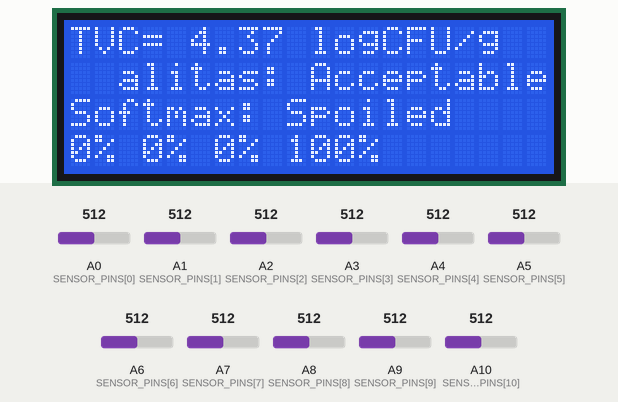
The sketch below on a simulated Arduino Mega 2560, built with avr-gcc and run on an emulated ATmega2560. On the bench: 20×4 character LCD. The inputs (shaded band) are chosen by the test bench; at power-on: A3 (SENSOR_PINS[3]) = 512, A6 (SENSOR_PINS[6]) = 512, A2 (SENSOR_PINS[2]) = 512, A0 (SENSOR_PINS[0]) = 512, A1 (SENSOR_PINS[1]) = 512, A4 (SENSOR_PINS[4]) = 512, A5 (SENSOR_PINS[5]) = 512, A7 (SENSOR_PINS[7]) = 512, A8 (SENSOR_PINS[8]) = 512, A9 (SENSOR_PINS[9]) = 512, A10 (SENSOR_PINS[10]) = 512. What the sketch prints to the serial monitor is not drawn.

Above: at 1.9 s.
2.0 s: A3 (SENSOR_PINS[3]) set to 563
At 2.6 s:
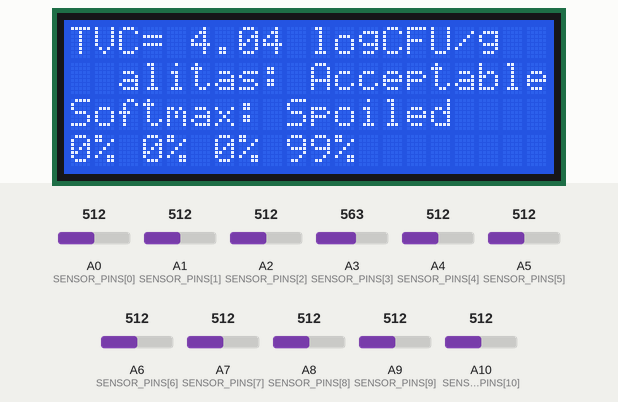
3.7 s: A3 (SENSOR_PINS[3]) set to 579
At 4.7 s:
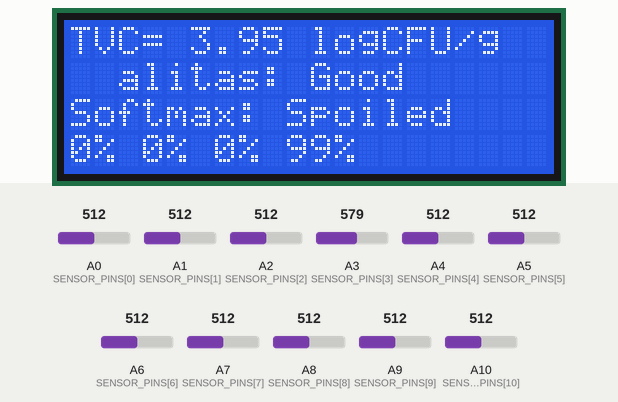
5.6 s: A6 (SENSOR_PINS[6]) set to 647
At 7.7 s:
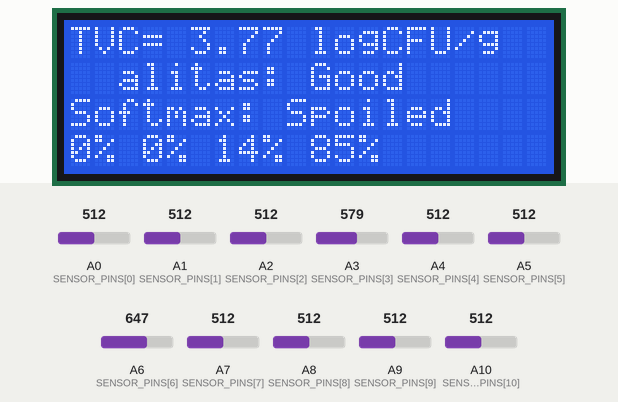
8.7 s: A6 (SENSOR_PINS[6]) set to 676
At 10.0 s:
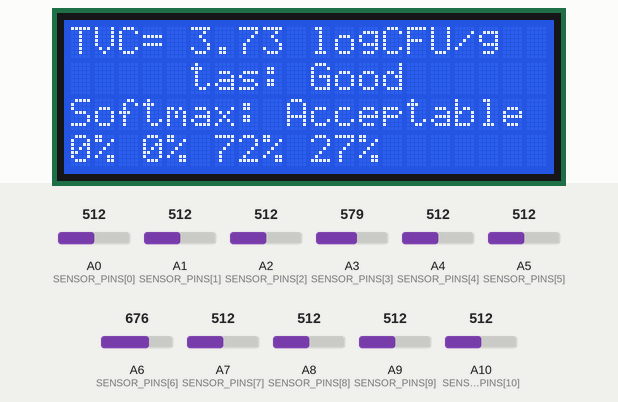
10.3 s: A2 (SENSOR_PINS[2]) set to 716
At 11.7 s:
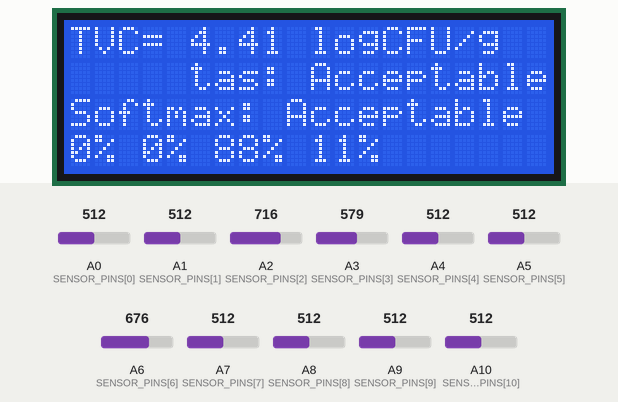
12.2 s: A0 (SENSOR_PINS[0]) set to 542
At 13.6 s:
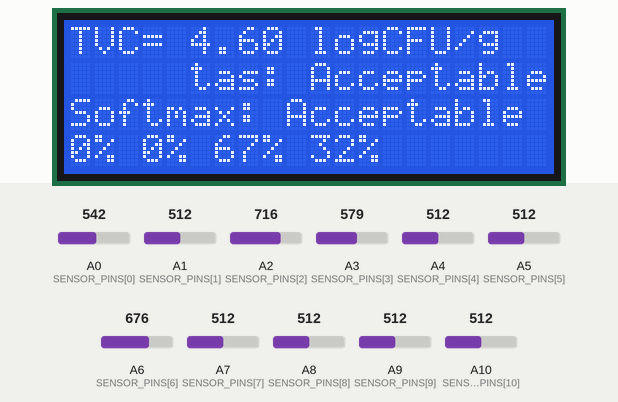
14.5 s: A0 (SENSOR_PINS[0]) set to 558
Timing chart, 0 to 17.5 s (numbered marks = the images above; inputs shaded):
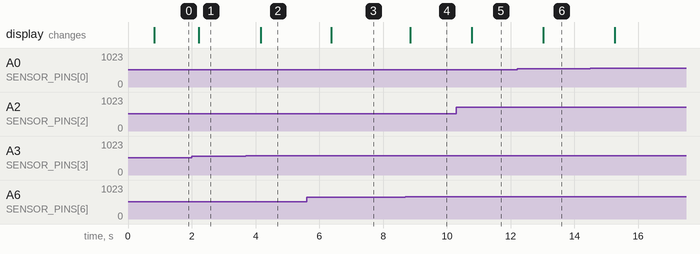

Measured:
- the behaviour switches between 569 and 570 on A3 (SENSOR_PINS[3]) (found by bisection; images 1 and 2)
- the behaviour switches between 665 and 666 on A6 (SENSOR_PINS[6]) (found by bisection; images 3 and 4)
- after the input at 2.0 s, the display: changes after 0.22 s (image 1)
- after the input at 3.7 s, the display: changes after 0.47 s (image 2)
- after the input at 5.6 s, the display: changes after 0.77 s (image 3)
- after the input at 8.7 s, the display: changes after 0.15 s (image 4)
- after the input at 10.3 s, the display: changes after 0.49 s (image 5)
- after the input at 12.2 s, the display: changes after 0.83 s (image 6)

The sketch:

MeatQuality_NN_Arduino.ino
```cpp
/* ============================================================================
 *  MeatQuality_NN.ino
 *  ---------------------------------------------------------------------------
 *  RP Ganjil - SISTEM PREDIKSI KUALITAS DAGING BERBASIS ELECTRONIC NOSE
 *
 *  Implementasi Neural Network hasil training (Python/TensorFlow) ke
 *  Arduino Mega 2560 DENGAN PERHITUNGAN MATRIKS MANUAL - tanpa library
 *  machine learning apa pun (hanya LiquidCrystal.h bawaan Arduino IDE).
 *
 *  ARSITEKTUR (hasil training, lihat model_params.h):
 *      Input      : 11 neuron  (11 sensor MQ)
 *      Hidden     : 20 neuron, aktivasi Sigmoid
 *      Output #1  : 4 neuron,  aktivasi Softmax   -> Excellent/Good/Acceptable/Spoiled
 *      Output #2  : 1 neuron,  aktivasi Linear    -> TVC (log10 CFU/g)
 *
 *  ALUR:
 *      1. analogRead() 11 pin  -> nilai ADC 0..1023
 *      2. konversi      -> nilai sensor (0..60), sama seperti dataset
 *      3. normalisasi   -> x_norm = 2*(x-min)/(max-min) - 1   (rentang -1..1)
 *      4. hidden  : h = sigmoid( W1 . x_norm + b1 )           (matriks 20x11)
 *      5. kelas   : o = softmax( W2 . h + b2 )                (matriks 4x20)
 *      6. TVC     : t = W2t . h + b2t  (linear, 1x20) lalu di-denormalisasi
 *      7. threshold: TVC<3 Excellent, 3-4 Good, 4-5 Acceptable, >=5 Spoiled
 *      8. tampilkan ke LCD 20x4 + Serial Monitor (TX0 pin 1)
 *
 *  PENGUJIAN DI PROTEUS:
 *      - INPUT_MODE 0 : baca 11 potensiometer pada pin A0..A10
 *                        (potensiometer = pengganti sensor MQ)
 *      - INPUT_MODE 1 : pakai nilai TEST_VECTOR dari model_params.h
 *                        (untuk membandingkan hasil persis dengan Python)
 *
 *  LCD 20x4 (mode 4-bit):
 *      RS -> D12, E -> D11, D4 -> D5, D5 -> D4, D6 -> D3, D7 -> D2
 *      RW -> GND, VSS -> GND, VDD -> +5V, V0 -> potensiometer kontras
 *
 *
 *  Sumber parameter: model_params.h (hasil ekspor otomatis dari Python)
 * ==========================================================================*/

#include <LiquidCrystal.h>
#include "model_params.h"

/* ---------------------------------------------------------------------------
 *  KONFIGURASI
 * -------------------------------------------------------------------------*/
#define INPUT_MODE        0      // 0 = potensiometer (Proteus), 1 = TEST_VECTOR
#define USE_BOTH_MODELS   1      // 1 = tampilkan kelas DAN estimasi TVC
#define SERIAL_BAUD       9600
#define SENSOR_SETTLE_MS  300    // jeda setelah ganti mode

/* LCD: RS, E, D4, D5, D6, D7 */
LiquidCrystal lcd(12, 11, 5, 4, 3, 2);

/* ---------------------------------------------------------------------------
 *  VARIABEL GLOBAL
 * -------------------------------------------------------------------------*/
float x_input[NN_N_INPUT];          // nilai sensor mentah (0..60)
float x_norm[NN_N_INPUT];           // hasil normalisasi (-1..1)

float hidden_cls[NN_N_HIDDEN_CLS];  // aktivasi hidden layer model klasifikasi
float prob_cls[NN_N_CLASS];         // probabilitas tiap kelas (softmax)

float hidden_tvc[NN_N_HIDDEN_TVC];  // aktivasi hidden layer model regresi
float tvc_value = 0.0f;             // hasil estimasi TVC (log10 CFU/g)

int   pred_class = 0;               // indeks kelas prediksi (0..3)
unsigned long last_print = 0;

/* ===========================================================================
 *  1. FUNGSI AKTIVASI (ditulis manual, tanpa library)
 * ==========================================================================*/

/* Sigmoid:  s(x) = 1 / (1 + e^-x) */
float sigmoid(float x) {
  return 1.0f / (1.0f + expf(-x));
}

/* ReLU:  r(x) = max(0, x)   -- disediakan bila ingin ganti aktivasi hidden */
float relu(float x) {
  return (x > 0.0f) ? x : 0.0f;
}

/* Softmax untuk array berisi n nilai:  y_i = e^(x_i) / sum(e^(x_j))
 * Trik numerik: kurangi nilai maksimum supaya expf() tidak overflow
 * (di Arduino, expf(>88) = inf). */
void softmax(const float *x, float *y, int n) {
  float xmax = x[0];
  for (int i = 1; i < n; i++) {
    if (x[i] > xmax) xmax = x[i];
  }
  float sum = 0.0f;
  for (int i = 0; i < n; i++) {
    y[i] = expf(x[i] - xmax);
    sum += y[i];
  }
  if (sum <= 0.0f) sum = 1.0f;              // jaga-jaga
  for (int i = 0; i < n; i++) {
    y[i] = y[i] / sum;
  }
}

/* ===========================================================================
 *  2. INPUT SCALING
 *     ADC (0..1023) -> nilai sensor (0..60) -> normalisasi (-1..1)
 * ==========================================================================*/
float adcToSensor(int adc) {
  /* Potensiometer Proteus 0..5 V identik dengan pembacaan sensor 0..60.
     Kalau nanti dipakai sensor MQ asli, ganti baris ini dengan persamaan
     kalibrasi Rs/R0 milik sensor tersebut. */
  return (float)adc * (NN_SENSOR_FULL_SCALE / NN_ADC_FULL_SCALE);
}

float normalizeInput(float value, int i) {
  float range = NORM_MAX[i] - NORM_MIN[i];
  if (range == 0.0f) range = 1.0f;
  return 2.0f * (value - NORM_MIN[i]) / range - 1.0f;
}

void readSensors() {
  for (int i = 0; i < NN_N_INPUT; i++) {
    if (INPUT_MODE == 1) {
      x_input[i] = TEST_VECTOR[i];                    // data uji dari Python
    } else {
      int adc = analogRead(SENSOR_PINS[i]);           // baca potensiometer
      x_input[i] = adcToSensor(adc);
    }
    x_norm[i] = normalizeInput(x_input[i], i);
  }
}

/* ===========================================================================
 *  3. INFERENCE - PERKALIAN MATRIKS MANUAL
 *
 *     Untuk setiap neuron: output = activation( sum(w_i * x_i) + bias )
 *     Loop bersarang di bawah ini PERSIS operasi matriks  o = f(W.x + b).
 * ==========================================================================*/

/* Hidden layer: input 11 -> neuron sebanyak n_hidden, aktivasi sigmoid */
void forwardHidden(const float *in, int n_in, const float W[][NN_N_INPUT],
                   const float *b, int n_hidden, float *out) {
  for (int j = 0; j < n_hidden; j++) {
    float sum = b[j];                          // mulai dari bias
    for (int i = 0; i < n_in; i++) {
      sum += W[j][i] * in[i];                  // akumulasi w * x
    }
    out[j] = sigmoid(sum);                     // fungsi aktivasi manual
  }
}

/* Output layer klasifikasi: n_hidden -> n_class, aktivasi softmax */
void forwardOutputClass(const float *in, int n_in, const float W[][NN_N_HIDDEN_CLS],
                        const float *b, int n_class, float *prob) {
  float z[NN_N_CLASS];
  for (int k = 0; k < n_class; k++) {
    float sum = b[k];
    for (int j = 0; j < n_in; j++) {
      sum += W[k][j] * in[j];
    }
    z[k] = sum;
  }
  softmax(z, prob, n_class);
}

/* Output layer regresi TVC: n_hidden -> 1, aktivasi linear (identitas) */
float forwardOutputTVC(const float *in, int n_in, const float *W,
                       const float *b) {
  float sum = b[0];
  for (int j = 0; j < n_in; j++) {
    sum += W[j] * in[j];
  }
  return sum;                                  // linear: y = z
}

/* ===========================================================================
 *  4. LOGIKA OUTPUT / THRESHOLD
 * ==========================================================================*/
int argmax(const float *v, int n) {
  int idx = 0;
  for (int i = 1; i < n; i++) {
    if (v[i] > v[idx]) idx = i;
  }
  return idx;
}

/* Kategori kualitas dari nilai TVC (log10 CFU/g).
 * Ambang batas ini identik dengan aturan pelabelan pada dataset:
 *   TVC < 3          -> 0 Excellent   (masih segar)
 *   3 <= TVC < 4     -> 1 Good
 *   4 <= TVC < 5     -> 2 Acceptable
 *   TVC >= 5         -> 3 Spoiled     (tidak layak konsumsi) */
int qualityFromTVC(float tvc) {
  if (tvc < TVC_THRESHOLDS[0]) return 0;
  if (tvc < TVC_THRESHOLDS[1]) return 1;
  if (tvc < TVC_THRESHOLDS[2]) return 2;
  return 3;
}

/* Kategori kualitas dari output softmax model klasifikasi */
int qualityFromSoftmax(const float *prob) {
  return argmax(prob, NN_N_CLASS);
}

/* ===========================================================================
 *  5. SETUP & LOOP
 * ==========================================================================*/
void setup() {
  Serial.begin(SERIAL_BAUD);
  lcd.begin(20, 4);

  lcd.setCursor(0, 0); lcd.print("Prediksi Kualitas");
  lcd.setCursor(0, 1); lcd.print("Daging - E-Nose");
  lcd.setCursor(0, 2); lcd.print("NN 11-");
  lcd.print(NN_N_HIDDEN_CLS);
  lcd.print("-");
  lcd.print(NN_N_CLASS);
  Serial.println(F("=========================================="));
  Serial.println(F(" Prediksi Kualitas Daging - Electronic Nose"));
  Serial.print(F(" Arsitektur NN: 11 - "));
  Serial.print(NN_N_HIDDEN_CLS);
  Serial.print(F(" (sigmoid) - "));
  Serial.print(NN_N_CLASS);
  Serial.println(F(" (softmax) / 1 (linear TVC)"));
  Serial.print(F(" Mode input: "));
  Serial.println(INPUT_MODE == 1 ? F("TEST_VECTOR (data uji)") : F("POTENSIOMETER"));
  Serial.println(F("=========================================="));
  delay(500);
  lcd.clear();
}

void showProgress(byte percent, const __FlashStringHelper *step) {
  int filled = percent / 10;

  lcd.clear();
  lcd.setCursor(0, 0);
  lcd.print(F("Menghitung NN..."));
  lcd.setCursor(0, 1);
  lcd.print(step);
  lcd.setCursor(0, 2);
  lcd.print('[');
  for (int i = 0; i < 10; i++) {
    lcd.print(i < filled ? '#' : '-');
  }
  lcd.print(']');
  lcd.setCursor(0, 3);
  lcd.print(percent);
  lcd.print(F("%"));
}

void loop() {
  /* --- (a) baca 11 input & normalisasi --- */
  showProgress(10, F("Membaca sensor"));
  readSensors();

  /* --- (b) hidden layer (berbagi input yang sama untuk dua model) --- */
  showProgress(45, F("Hidden layer"));
  forwardHidden(x_norm, NN_N_INPUT, CLS_W1, CLS_B1, NN_N_HIDDEN_CLS, hidden_cls);
  forwardHidden(x_norm, NN_N_INPUT, TVC_W1, TVC_B1, NN_N_HIDDEN_TVC, hidden_tvc);

  /* --- (c) output layer --- */
  showProgress(75, F("Output softmax/TVC"));
  forwardOutputClass(hidden_cls, NN_N_HIDDEN_CLS, CLS_W2, CLS_B2, NN_N_CLASS, prob_cls);

  float tvc_norm = forwardOutputTVC(hidden_tvc, NN_N_HIDDEN_TVC, TVC_W2, TVC_B2);
  /* denormalisasi: (0..?) -> rentang TVC sebenarnya */
  tvc_value = (tvc_norm - TVC_OUT_LO) / (TVC_OUT_HI - TVC_OUT_LO)
              * (TVC_MAX_LOG - TVC_MIN_LOG) + TVC_MIN_LOG;

  /* --- (d) logika output --- */
  showProgress(90, F("Menentukan kualitas"));
  pred_class = qualityFromSoftmax(prob_cls);            // dari model klasifikasi
  int class_by_tvc = qualityFromTVC(tvc_value);         // dari model regresi

#if USE_BOTH_MODELS
  int shown_class = class_by_tvc;                       // kategori final
#else
  int shown_class = pred_class;
#endif

  /* --- (e) tampilkan ke LCD --- */
  char buf[21];
  lcd.setCursor(0, 0);
  dtostrf(tvc_value, 5, 2, buf);
  lcd.print("TVC="); lcd.print(buf); lcd.print(" logCFU/g");
  lcd.setCursor(0, 1);
  lcd.print("Kualitas: ");
  lcd.print(CLASS_NAMES[shown_class]);
  lcd.print("      ");
  lcd.setCursor(0, 2);
  lcd.print("Softmax: ");
  lcd.print(CLASS_NAMES[pred_class]);
  lcd.print("      ");
  lcd.setCursor(0, 3);
  for (int k = 0; k < NN_N_CLASS; k++) {
    lcd.print((int)(prob_cls[k] * 100));
    lcd.print("% ");
  }
  lcd.print("   ");

  /* --- (f) kirim detail ke Serial Monitor (TX0 pin 1) --- */
  if (millis() - last_print > 1000) {          // tiap 1 detik
    last_print = millis();
    Serial.println(F("------------------------------------------"));
    Serial.print(F("Input (sensor -> ADC -> normalisasi):"));
    for (int i = 0; i < NN_N_INPUT; i++) {
      Serial.print(F("\n  "));
      Serial.print(SENSOR_NAMES[i]);
      Serial.print(F(" = "));
      Serial.print(x_input[i], 2);
      Serial.print(F("  -> "));
      Serial.print(x_norm[i], 4);
    }
    Serial.println();
    Serial.print(F("Probabilitas softmax :"));
    for (int k = 0; k < NN_N_CLASS; k++) {
      Serial.print(F("  "));
      Serial.print(CLASS_NAMES[k]);
      Serial.print(F("="));
      Serial.print(prob_cls[k] * 100.0f, 2);
      Serial.print(F("%"));
    }
    Serial.println();
    Serial.print(F("Prediksi softmax     : "));
    Serial.println(CLASS_NAMES[pred_class]);
    Serial.print(F("Estimasi TVC         : "));
    Serial.print(tvc_value, 3);
    Serial.println(F(" log10 CFU/g"));
    Serial.print(F("Kategori dari TVC    : "));
    Serial.println(CLASS_NAMES[class_by_tvc]);
    Serial.print(F("Keputusan final LCD  : "));
    Serial.println(CLASS_NAMES[shown_class]);
    if (shown_class == 3) {
      Serial.println(F(">> Daging TIDAK LAYAK dikonsumsi (TVC >= 5 log CFU/g)"));
    }
  }

  delay(200);
}
```

Source omitted: model_params.h (20524 bytes)
